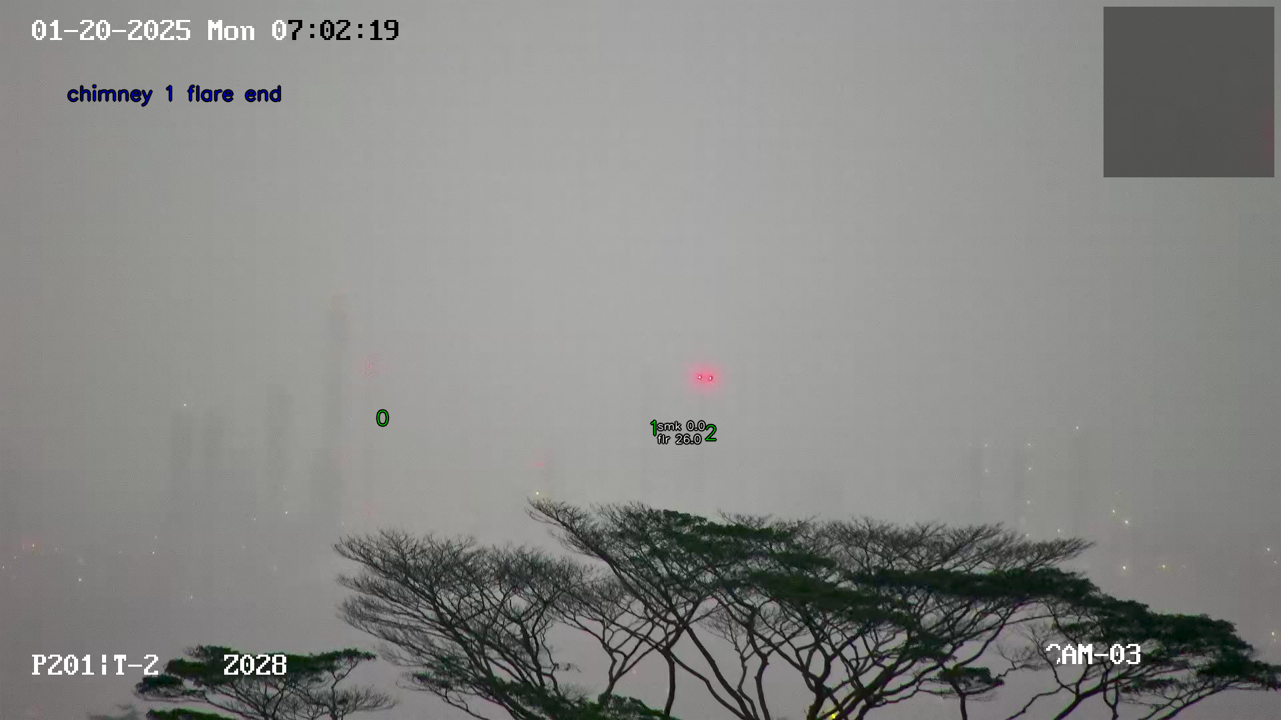
#> input picture wrongly_predicted_images/adm3_8.png, 1281 x 720 px
$ python -i blur_detector.py   (imports and definitions only)   (older library calls are emulated)
#> lines starting #> are read from the running program, lines starting #| are printed output that depends on the picture
### frame_extractor.py
from collections import namedtuple
from fractions import Fraction
import av
from PIL import ImageDraw, ImageFont

# Tuples defined for storing regions to be cropped
Region = namedtuple("Region", ["xmin", "ymin", "xmax", "ymax"])

chimney_regions = {
    "smk1": [
        Region(593, 565, 721, 693),
        Region(739, 521, 867, 649),
        Region(826, 752, 874, 800),
        # Region(0, 0, 0, 0),
        Region(980, 565, 1068, 653),
        # Region(0, 0, 0, 0),
        Region(1233, 557, 1361, 645)
        ],
        "smk2": [
        Region(476, 437, 574, 565),
        Region(545, 587, 641, 665),
        # Region(0, 0, 0, 0),
        Region(737, 558, 835, 635),
        Region(827, 591, 915, 654),
        # Region(0, 0, 0, 0),
        Region(932, 650, 1030, 740),
        Region(1060, 615, 1167, 743),
        Region(1199, 600, 1307, 680),
        # Region(0, 0, 0, 0),
        Region(1302, 614, 1400, 680),
        Region(1367, 702, 1465, 830),
        # Region(0, 0, 0, 0)
        ],
        "ad1": [
        # Region(0, 0, 0, 0),
        Region(536, 635, 664, 700),
        Region(1176, 550, 1304, 640)
        ],
        "ad3": [
        Region(554, 490, 657, 605),
        Region(936, 520, 1054, 620),
        Region(1021, 520, 1149, 627)
        ],
        "ad4": [
        # Region(0, 0, 0, 0),
        Region(580, 515, 708, 680),
        Region(679, 517, 807, 680)
        ],
        "jtc1": [
        Region(144, 572, 272, 650),
        Region(518, 367, 646, 455),
        # Region(0, 0, 0, 0),
        Region(1269, 372, 1377, 470),
        Region(1510, 420, 1638, 520),
        # Region(0, 0, 0, 0),
        Region(1632, 510, 1750, 620),
        Region(1789, 561, 1837, 589)
        ],
        "jtc2": [
        Region(123, 510, 251, 580),
        Region(270, 600, 388, 670),
        Region(440, 570, 506, 670),
        # Region(0, 0, 0, 0),
        Region(630, 610, 660, 670),
        # Region(0, 0, 0, 0),
        # Region(0, 0, 0, 0),
        Region(1052, 530, 1180, 590),
        Region(1562, 510, 1650, 600),
        # Region(1700, 520, 1771, 600),
        Region(1752, 470, 1832, 560)
        ],
        "jtc3": [
        Region(45, 530, 150, 630),
        Region(117, 670, 160, 750),
        # Region(0, 0, 0, 0),
        Region(425, 550, 503, 650),
        Region(485, 700, 553, 790),
        Region(592, 600, 720, 710),
        # Region(0, 0, 0, 0),
        Region(975, 650, 1083, 740),
        # Region(0, 0, 0, 0),
        # Region(0, 0, 0, 0),
        Region(1655, 620, 1740, 720),
        Region(1772, 480, 1850, 600)
        ],
        "jtc4": [
        Region(222, 500, 292, 590)
        ],
        "tb1": [
        Region(80, 430, 208, 560),
        Region(606, 700, 734, 810),
        Region(850, 700, 930, 790),
        Region(920, 650, 1015, 770),
        # Region(0, 0, 0, 0),
        # Region(0, 0, 0, 0),
        Region(1214, 700, 1342, 760)
        ],
        "tb2": [
        Region(106, 690, 220, 790),
        Region(284, 690, 412, 785),
        Region(400, 450, 495, 570),
        Region(515, 410, 643, 510),
        # Region(0, 0, 0, 0),
        Region(700, 570, 831, 670),
        Region(995, 450, 1123, 575),
        # Region(0, 0, 0, 0),
        Region(1205, 450, 1300, 580),
        Region(1290, 300, 1400, 430),
        Region(1419, 450, 1547, 570),
        Region(1671, 350, 1780, 460),
        # Region(0, 0, 0, 0)
        ],
        "tb3": [
        # Region(0, 0, 0, 0),
        # Region(0, 0, 0, 0),
        # Region(0, 0, 0, 0),
        # Region(0, 0, 0, 0),
        Region(530, 470, 658, 595),
        # Region(0, 0, 0, 0),
        # Region(0, 0, 0, 0),
        Region(1084, 470, 1212, 590),
        Region(1544, 470, 1672, 590)
        ],
        "tb4": [
        Region(53, 730, 181, 845),
        Region(398, 590, 526, 710),
        Region(786, 960, 894, 1045),
        Region(990, 950, 1118, 1045),
        # Region(0, 0, 0, 0),
        Region(1676, 630, 1804, 755)
        ]
    }

# [24 lines left out: function ffmpeg_extract_interval, not called in this run]

def crop_chimney_regions(image, camera_id):
    """
    Crop the chimney regions from the image based on the camera_id.
    """
    result = []
    regions = chimney_regions.get(camera_id, [])
    width, height = image.size
    # Check if the camera_id is valid
    if not regions:
        raise ValueError(f"Invalid camera_id: {camera_id}. Valid IDs are: {list(chimney_regions.keys())}")
    for region in regions:
        xmin, ymin, xmax, ymax = region
        patch = image.crop((xmin / 1920 * width, ymin / 1080 * height, xmax / 1920 * width, ymax / 1080 * height))  # Use the crop method
        result.append(patch)
    return result

# [43 lines left out: function label_regions, not called in this run]

### compute_tail_heaviness.py
import gc
import cv2
from matplotlib import pyplot as plt
import numpy as np
from PIL import Image
from sklearn.mixture import GaussianMixture
from scipy import ndimage

def get_mask(image):
    # Ensure image is in RGB mode for OpenCV
    if hasattr(image, 'mode') and image.mode != 'RGB':
        image = image.convert('RGB')
    img_hsv = cv2.cvtColor(np.array(image), cv2.COLOR_RGB2HSV)

    # Define fire-like color range in HSV
    lower_fire = np.array([0, 50, 100])    # [H, S, V]
    upper_fire = np.array([50, 255, 255])
    mask_fire = cv2.inRange(img_hsv, lower_fire, upper_fire)

    # Define whitish fire range (very bright, low saturation)
    lower_white = np.array([0, 0, 240])
    upper_white = np.array([180, 30, 255])
    mask_whitish = cv2.inRange(img_hsv, lower_white, upper_white)

    # Combine both fire-like and whitish regions
    combined_mask = cv2.bitwise_or(mask_fire, mask_whitish)

    # --- Strengthen mask by dilation ---
    kernel = np.ones((5, 5), np.uint8)  # Larger kernel = more aggressive dilation
    dilated_mask = cv2.dilate(combined_mask, kernel, iterations=1)

    # Return inverse mask: True for non-fire regions
    return dilated_mask == 0

def compute_tail_heaviness(image, use_sobel=True, display=False, detect_fire=False):
    if detect_fire:
        if display:
            original_img = image

        non_fire_mask = get_mask(image)

        if display:
            display_mask = np.zeros_like(np.array(image), dtype=np.uint8)
            display_mask[non_fire_mask] = [255, 0, 0]  # Red for non-fire regions

        if isinstance(image, str):
            img = np.array(Image.open(image).convert('L'), dtype=float)
        else:
            img = np.array(image.convert('L'), dtype=np.float32)

        if display:
            grayscale_img = img.copy()

        if use_sobel:
            Gx = ndimage.sobel(img, axis=1)
            Gy = ndimage.sobel(img, axis=0)
        else:
            Gy, Gx = np.gradient(img)

        G = np.sqrt(Gx**2 + Gy**2).reshape(-1, 1)

        if display:
            gradient_magnitude_img = np.clip(G.reshape(img.shape), 0, 255).astype(np.uint8)

        grad_thresh = np.percentile(G, 98)
        G = np.where(G < grad_thresh, G, 0)
        G_masked = G[non_fire_mask.flatten()]

        if display:
            new_gradient_magnitude_img = np.zeros_like(img)
            new_gradient_magnitude_img[non_fire_mask] = np.clip(G.flatten()[non_fire_mask.flatten()], 0, 255)
            new_gradient_magnitude_img = new_gradient_magnitude_img.astype(np.uint8)

        if G_masked.shape[0] < 2:
            print("Warning: Not enough non-fire pixels for GMM. Returning 0.")
            sigma1 = 0.0
        else:
            gmm = GaussianMixture(n_components=2, covariance_type='diag', random_state=0)
            gmm.fit(G_masked)
            sigmas = np.sqrt(gmm.covariances_.flatten())
            sigma1 = max(sigmas)

        if display:
            # Display the original, grayscale, and gradient magnitude images
            plt.figure(figsize=(12, 4))
            plt.subplot(1, 5, 1)
            plt.imshow(original_img)
            plt.title('Original Image')
            plt.axis('off')
            plt.subplot(1, 5, 2)
            plt.imshow(grayscale_img, cmap='gray')
            plt.title('Grayscale Image')
            plt.axis('off')
            plt.subplot(1, 5, 3)
            plt.imshow(gradient_magnitude_img, cmap='gray')
            plt.title('Gradient Magnitude')
            plt.axis('off')
            plt.subplot(1, 5, 4)
            plt.imshow(new_gradient_magnitude_img, cmap='gray')
            plt.title('Masked Gradient Magnitude')
            plt.axis('off')
            plt.subplot(1, 5, 5)
            plt.imshow(display_mask)
            plt.title('Non-Fire Mask')
            plt.axis('off')
            plt.tight_layout(rect=[0, 0.08, 1, 1])  # Leave space at the bottom
            plt.figtext(0.5, 0.01, f"sigma1: {sigma1:.4f}", ha='center', fontsize=14, color='blue')
            plt.show()

        # At the end, free memory (make sure to use the correct variable name)
        del img, G, Gx, Gy, G_masked, non_fire_mask  # use non_fire_mask, not mask_non_fire
        gc.collect()

        return sigma1

    else:
        if display:
            original_img = image
        if isinstance(image, str):
            img = np.array(Image.open(image).convert('L'), dtype=float)
        else:
            img = np.array(image.convert('L'), dtype=float)
        if display:
            grayscale_img = img.copy()
        if use_sobel:
            Gx = ndimage.sobel(img, axis=1)
            Gy = ndimage.sobel(img, axis=0)
        else:
            Gy, Gx = np.gradient(img)

        G = np.sqrt(Gx**2 + Gy**2).reshape(-1, 1)
        if display:
            gradient_magnitude_img = np.clip(G.reshape(img.shape), 0, 255).astype(np.uint8)

        grad_thresh = np.percentile(G, 98)
        gradient_magnitude_masked = np.where(G < grad_thresh, G, 0)

        if display:
            new_gradient_magnitude_img = np.zeros_like(img)
            new_gradient_magnitude_img[:] = np.clip(gradient_magnitude_masked.reshape(img.shape), 0, 255).astype(np.uint8)

        gmm = GaussianMixture(n_components=2, covariance_type='diag', random_state=0)
        gmm.fit(gradient_magnitude_masked)

        sigmas = np.sqrt(gmm.covariances_.flatten())
        sigma1 = max(sigmas)

        if display:
            # Display the original, grayscale, and gradient magnitude images
            plt.figure(figsize=(12, 4))
            plt.subplot(1, 5, 1)
            plt.imshow(original_img)
            plt.title('Original Image')
            plt.axis('off')
            plt.subplot(1, 5, 2)
            plt.imshow(grayscale_img, cmap='gray')
            plt.title('Grayscale Image')
            plt.axis('off')
            plt.subplot(1, 5, 3)
            plt.imshow(gradient_magnitude_img, cmap='gray')
            plt.title('Gradient Magnitude')
            plt.axis('off')
            plt.subplot(1, 5, 4)
            plt.imshow(new_gradient_magnitude_img, cmap='gray')
            plt.title('Masked Gradient Magnitude')
            plt.axis('off')
            plt.tight_layout(rect=[0, 0.08, 1, 1])
            plt.figtext(0.5, 0.01, f"sigma1: {sigma1:.4f}", ha='center', fontsize=14, color='blue')
            plt.show()

        return sigma1

### blur_detector.py
import numpy as np
from PIL import Image
from frame_extractor import ffmpeg_extract_interval, crop_chimney_regions, label_regions
from compute_tail_heaviness import compute_tail_heaviness
import gc

def extract_camera_id(src_path):
    """
    Extract the camera ID from the source path (Assuming the camera ID is the first part of the filename before an underscore).
    """
    cam_id = src_path.split('/')[-1].split('_')[0]
    if cam_id.startswith('adm'):
        cam_id = 'ad' + cam_id[3:]
    return cam_id

def blur_detector(src_path, camera_id=None, interval_sec=10.0, threshold=10.0, ad4_threshold=1.0, output_annotation=False):
    """
    Determine if a media (image/video) is blurry and return a boolean value.
    """
#> called with src_path = 'wrongly_predicted_images/adm3_8.png', interval_sec = 10, threshold = 10, ad4_threshold = 1, output_annotation = False
    mode = None  # 'video' or 'image'
    if src_path.endswith(('.mp4', '.avi', '.mov', '.mkv')):
        mode = 'video' if mode is None else mode
    elif src_path.endswith(('.png', '.jpg', '.jpeg')):
        mode = 'image' if mode is None else mode
    else:
        raise ValueError("Unsupported file type. Please provide a video or image file.")
    if mode == 'video' and interval_sec <= 0:
        raise ValueError("Interval must be a positive number for video mode.")
    if camera_id is None:
        camera_id = extract_camera_id(src_path)
    if camera_id == 'ad4':
        threshold = ad4_threshold
    elif camera_id not in ['ad1', 'ad3', 'ad4', 'smk1', 'smk2', 'jtc1', 'jtc2', 'jtc3', 'jtc4', 'tb1', 'tb2', 'tb3', 'tb4']:
        raise ValueError(f"Invalid camera_id: {camera_id}. Valid IDs are: ['ad1', 'ad3', 'ad4', 'smk1', 'smk2', 'jtc1', 'jtc2', 'jtc3', 'jtc4', 'tb1', 'tb2', 'tb3', 'tb4']")

    if mode == 'video':
        frames = ffmpeg_extract_interval(src_path, interval_sec)
        cropped_regions = [crop_chimney_regions(frame, camera_id) for frame in frames]
        if len(frames) == 0:
            raise ValueError("No frames extracted from the video.")
        if len(cropped_regions[0]) == 0:
            raise ValueError("No cropped regions found for the given camera ID.")
        if output_annotation:
            annotated_img = frames[0].convert("RGB").copy()
        blur_score = 0
        total_region_num = 0
        if output_annotation:
            region_scores = []
        for frame_idx in range(len(frames)):
            for region in cropped_regions[frame_idx]:
                blur_score += compute_tail_heaviness(region, detect_fire=True)
                total_region_num += 1
        if total_region_num == 0:
            raise ValueError("No regions to analyze for blurriness.")
        if output_annotation:
            for region in cropped_regions[0]:
                tail_heaviness = compute_tail_heaviness(region, detect_fire=True)
                region_scores.append(tail_heaviness)
            annotated_img, _ = label_regions(annotated_img, camera_id, region_scores, threshold)
        del frames, cropped_regions
        gc.collect()
        return "clear" if blur_score / total_region_num > threshold else "blur", annotated_img if output_annotation else None

    else:
        image = Image.open(src_path)
#> image is the input picture: PIL image 1281x720 RGBA; mean R, G, B, A 134.9, 135.4, 133, 255
        cropped_regions = crop_chimney_regions(image, camera_id)
#> the loop in crop_chimney_regions, `for region in regions:` made 3 passes
#> pass 1, in crop_chimney_regions, `patch = image.crop((xmin / 1920 * width, ymin / 1080 * height, xmax / ..`:
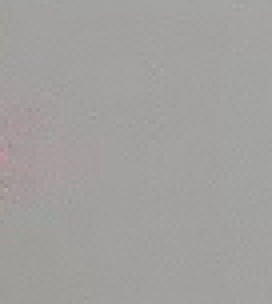
#> patch: PIL image 68x76 RGBA (shown 4 times larger); mean R, G, B, A 162.6, 160.3, 159, 255
#> pass 2, in crop_chimney_regions, `patch = image.crop((xmin / 1920 * width, ymin / 1080 * height, xmax / ..`:
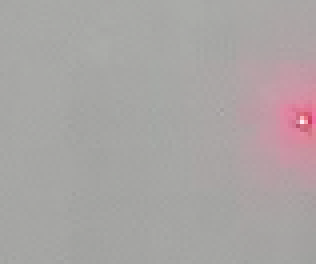
#> patch: PIL image 79x66 RGBA (shown 4 times larger); mean R, G, B, A 169.8, 164.2, 163.9, 255
#> pass 3, in crop_chimney_regions, `patch = image.crop((xmin / 1920 * width, ymin / 1080 * height, xmax / ..`:
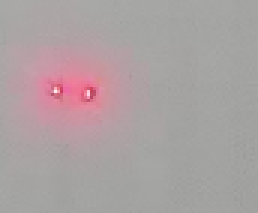
#> patch: PIL image 86x71 RGBA (shown 3 times larger); mean R, G, B, A 171.9, 160.7, 162, 255
#> after the loop in crop_chimney_regions, `for region in regions:`: result = 3 items
#> cropped_regions = 3 items
        if len(cropped_regions) == 0:
            raise ValueError("No cropped regions found for the given camera ID.")
        if output_annotation:
            annotated_img = image.convert("RGB").copy()
        region_scores = []
        for region in cropped_regions:
            tail_heaviness = compute_tail_heaviness(region, detect_fire=True)
#> in get_mask, `img_hsv = cv2.cvtColor(np.array(image), cv2.COLOR_RGB2HSV)`: img_hsv: shape (76, 68, 3); mean H, S, V 22.9, 5.9, 162.6
#> in get_mask, `mask_fire = cv2.inRange(img_hsv, lower_fire, upper_fire)`: mask_fire: shape (76, 68); every value is 0
#> in get_mask, `return dilated_mask == 0`: returned value: shape (76, 68) bool; every value is 1
#> in compute_tail_heaviness, `Gx = ndimage.sobel(img, axis=1)`:
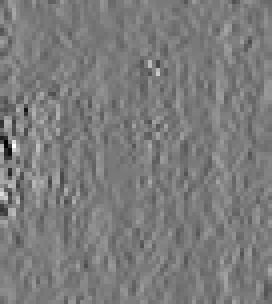
#> Gx: shape (76, 68) float32 (shown 4 times larger); min -32, max 35, mean 0.6; drawn with min black and max white
#> in compute_tail_heaviness, `Gy = ndimage.sobel(img, axis=0)`:
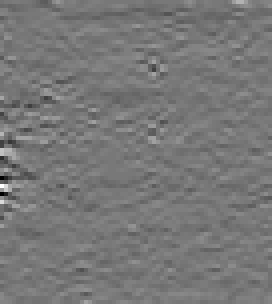
#> Gy: shape (76, 68) float32 (shown 4 times larger); min -46, max 51, mean -0.3; drawn with min black and max white
#> in compute_tail_heaviness, `G = np.sqrt(Gx**2 + Gy**2).reshape(-1, 1)`: G = 5168 values, max 52.84 at index 3264, min 0 at index 1, mean 4.68
#> in compute_tail_heaviness, `grad_thresh = np.percentile(G, 98)`: grad_thresh = 15.62
#> in compute_tail_heaviness, `G = np.where(G < grad_thresh, G, 0)`: G = 5168 values, max 15.56 at index 2181, min 0 at index 1, mean 4.23
#> in compute_tail_heaviness, `G_masked = G[non_fire_mask.flatten()]`: G_masked has the same summary as G
#> tail_heaviness = 2.95
            region_scores.append(tail_heaviness)
        blur_score = np.mean(region_scores)
#> blur_score = 3.16
        if output_annotation:
            annotated_img, _ = label_regions(annotated_img, camera_id, region_scores, threshold)
        del image, cropped_regions
        gc.collect()
        return "clear" if blur_score > threshold else "blur", annotated_img if output_annotation else None

>>> result = blur_detector('wrongly_predicted_images/adm3_8.png')
